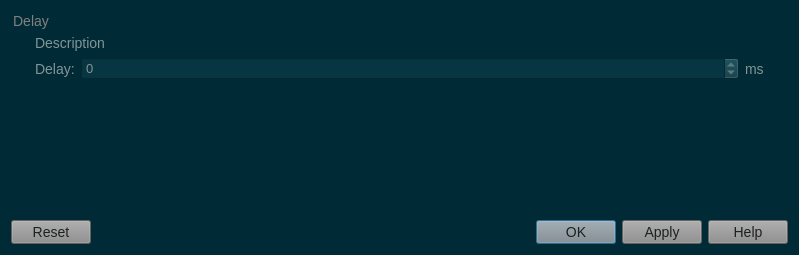
<?xml version="1.0" encoding="UTF-8"?>
<ui version="4.0">
 <class>FilterDialog</class>
 <widget class="QDialog" name="FilterDialog">
  <property name="windowModality">
   <enum>Qt::ApplicationModal</enum>
  </property>
  <property name="geometry">
   <rect>
    <x>0</x>
    <y>0</y>
    <width>799</width>
    <height>255</height>
   </rect>
  </property>
  <property name="windowTitle">
   <string>Packet filters</string>
  </property>
  <property name="styleSheet">
   <string notr="true">QWidget{
	background-color: #002b36;
}
QMenuBar::item{
	background-color: #002b36;
}
QDockWidget::title{
	background: #073642;
	padding-left: 5px;
}
QDockWidget, QMenuBar{
    color: #839496;
    font: bold 14px;
}
QTextEdit, QPlainTextEdit, QLineEdit, QSpinBox, QComboBox {
  background-color: #073642;
  font: 13px;
  color: #839496;
}
QTextEdit#uiConsoleTextEdit {
  background-color: #002b36;
  color: #839496;
  font: 13px;
}
QTabWidget {
	font: 14px;
	border-top: 2px;
}
QTabBar::tab {
    background: #073642;
    color: #839496;
    min-width: 8ex;
    padding: 2px;
	border-top-right-radius: 6px;
	border-top-left-radius: 6px;
}
QTabBar::tab:selected {
    background: #8a8a8a;
	color: #1d2021;
}
QGroupBox {
    color: #808080;
    font: 14px;
    padding: 15px;
    border-style: none;
}
QMainWindow::separator {
	background: #073642;
	width: 1px;
	height: 1px;
}
QComboBox {
	selection-background-color: #d75f00;
	selection-color: #1c1c1c;
}

QToolBar{
	background: #073642;
	border: 0px;
}
QPushButton {
	background-color: #8a8a8a;
    color: #1d2021;
	font: 14px;
}
QToolButton {
	background-color: #8a8a8a;
    color: #1d2021;
	font: 14px;
}
QTreeWidget, QListWidget {
	background-color: #002b36;
	color: #839496;
    alternate-background-color: #073642;
	font: 14px;
}
QTreeWidget#uiTreeWidget {
	background-color: #073642;
	color: #839496;
	font: bold 16px;
}
QTreeWidget::item:selected, QTreeWidget::item:hover, QMenu::item:selected,QToolButton::hover,QPushButton::hover,QTabBar::tab:hover {
	background-color: #d75f00;
	color: #1c1c1c;
}
QMenu {
	background-color: #002b36;
    color: #839496;
}
QLabel {
	color: #839496;
	font: 14px;
}
QLabel#uiTitleLabel {
	color: #839496;
	font: bold 16px;
}

QAbstractScrollArea::corner {
    background: #002b36;
}
QScrollBar::handle:horizontal {
    background: #073642;
    min-width: 20px;
}
QScrollBar::handle:vertical {
    background: #073642;
    min-width: 20px;
}
QScrollBar:vertical {
    width: 6px;
}
QScrollBar:horizontal {
    height: 6px;
}
QScrollBar::up-arrow:vertical, QScrollBar::down-arrow:vertical, QScrollBar::down-arrow:horizontal, QScrollBar::up-arrow:horizontal { 
	border: 0px;
    height: 0px; 
    width: 0px; 
}
         
QScrollBar::add-page:horizontal, QScrollBar::sub-page:horizontal, QScrollBar::add-page:vertical, QScrollBar::sub-page:vertical {
  background: none
}
QStatusBar {
	background-color: #073642;
	color: #839496;
}

QRadioButton, QCheckBox {
  color: #839496;
}
QRadioButton::disabled, QCheckBox::disabled {
  color: gray;
}


</string>
  </property>
  <layout class="QVBoxLayout" name="verticalLayout_3">
   <item>
    <layout class="QVBoxLayout" name="uiVerticalLayout">
     <item>
      <widget class="QGroupBox" name="groupBox">
       <property name="title">
        <string>Delay</string>
       </property>
       <layout class="QVBoxLayout" name="verticalLayout_2">
        <item>
         <widget class="QLabel" name="label_3">
          <property name="text">
           <string>Description</string>
          </property>
          <property name="wordWrap">
           <bool>true</bool>
          </property>
         </widget>
        </item>
        <item>
         <layout class="QGridLayout" name="gridLayout" rowstretch="0" columnminimumwidth="0,0,0">
          <property name="sizeConstraint">
           <enum>QLayout::SetDefaultConstraint</enum>
          </property>
          <item row="0" column="0">
           <widget class="QLabel" name="label">
            <property name="text">
             <string>Delay:</string>
            </property>
           </widget>
          </item>
          <item row="0" column="1">
           <widget class="QSpinBox" name="spinBox">
            <property name="sizePolicy">
             <sizepolicy hsizetype="Expanding" vsizetype="Fixed">
              <horstretch>0</horstretch>
              <verstretch>0</verstretch>
             </sizepolicy>
            </property>
            <property name="minimum">
             <number>-1</number>
            </property>
            <property name="maximum">
             <number>500</number>
            </property>
           </widget>
          </item>
          <item row="0" column="2">
           <widget class="QLabel" name="label_2">
            <property name="text">
             <string>ms</string>
            </property>
           </widget>
          </item>
         </layout>
        </item>
        <item>
         <spacer name="verticalSpacer">
          <property name="orientation">
           <enum>Qt::Vertical</enum>
          </property>
          <property name="sizeHint" stdset="0">
           <size>
            <width>20</width>
            <height>40</height>
           </size>
          </property>
         </spacer>
        </item>
       </layout>
      </widget>
     </item>
    </layout>
   </item>
   <item>
    <widget class="QDialogButtonBox" name="uiButtonBox">
     <property name="orientation">
      <enum>Qt::Horizontal</enum>
     </property>
     <property name="standardButtons">
      <set>QDialogButtonBox::Apply|QDialogButtonBox::Help|QDialogButtonBox::Ok|QDialogButtonBox::Reset</set>
     </property>
    </widget>
   </item>
  </layout>
 </widget>
 <resources>
  <include location="../../resources/resources.qrc"/>
 </resources>
 <connections>
  <connection>
   <sender>uiButtonBox</sender>
   <signal>accepted()</signal>
   <receiver>FilterDialog</receiver>
   <slot>accept()</slot>
   <hints>
    <hint type="sourcelabel">
     <x>248</x>
     <y>254</y>
    </hint>
    <hint type="destinationlabel">
     <x>157</x>
     <y>274</y>
    </hint>
   </hints>
  </connection>
  <connection>
   <sender>uiButtonBox</sender>
   <signal>rejected()</signal>
   <receiver>FilterDialog</receiver>
   <slot>reject()</slot>
   <hints>
    <hint type="sourcelabel">
     <x>316</x>
     <y>260</y>
    </hint>
    <hint type="destinationlabel">
     <x>286</x>
     <y>274</y>
    </hint>
   </hints>
  </connection>
 </connections>
</ui>
